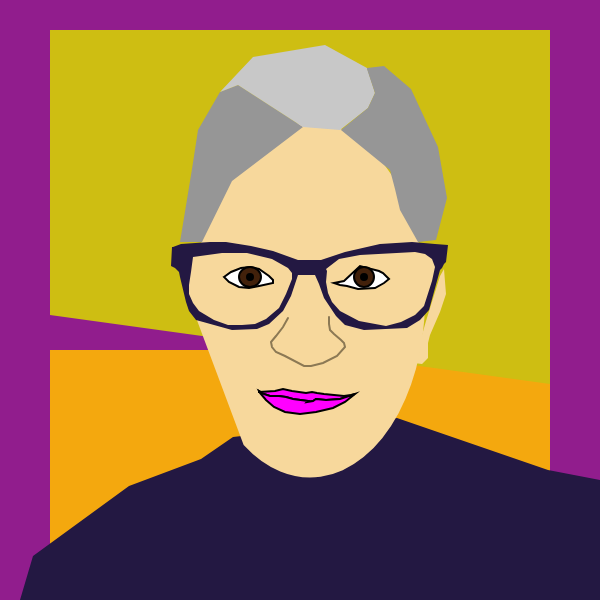
Frame 1 (no input)
Frame 60 (no input): identical to frame 1, image omitted
Frame 120 (the mouse pressed at the canvas centre since frame 60): identical to frame 1, image omitted

The p5.js sketch that drew this single still picture (run headless with seeded random() and noise() and a simulated clock; from frame 60 on, the mouse is pressed at the canvas centre):

// p5.js sketch
// ── sketch.js
/**
* Shauna Cross
* IGME-609: p5.js Demo
*/ 

/**
* setup : Initialization runs once; called automatically
* Summarize code that you add
*/

// Shauna Cross
// IGME-609 Project 1
// Self Portrait
// January 31, 2019


function setup() {
  createCanvas(600, 600);
}

function draw() {
  strokeWeight(0);
  background(145,29,141);
  
// Geometric Background 
  fill(244,168,14);    //Orange Rectangle
  rect(50,350,500,250);

  fill(206,190,18);    // Yellow Quad
  quad(50,30,550,30,550,384,50,315);
  
// Sweater
  fill(35,24,66);
  beginShape();
	vertex(233,437);
	vertex(397,418);
	vertex(548,470);
	vertex(600,480);
	vertex(600,600);
	vertex(20,600);
  vertex(33,556);
  vertex(129,486);
  vertex(201,459);
	endShape(CLOSE);
  
  // Ear
  fill(247,216,156);
  beginShape();
  vertex(444,269);
  vertex(446,294);
  vertex(440,312);
  vertex(430,335);
  vertex(428,343);
  vertex(428,358);
  vertex(422,364);
  vertex(414,363);
  vertex(426,321);
  vertex(440,276);
  endShape(CLOSE);
  
// Face
  fill(247,216,156);
  arc(310,300,230,355,3,2,CHORD);

  
// Hair 
  fill(150);  // dark gray left
  beginShape();
	vertex(220,92);
	vertex(238,85);
	vertex(303,127);
	vertex(232,181);
	vertex(202,242);
	vertex(180,242);
  vertex(192,169);
  vertex(198,130);
	endShape(CLOSE);
  
  fill(200);  // light gray center
  beginShape();
	vertex(220,92);
	vertex(253,57);
	vertex(325,45);
	vertex(367,68);
	vertex(375,93);
	vertex(368,108);
  vertex(340,130);
  vertex(303,127);
  vertex(238,85);
	endShape(CLOSE);
  
	fill(150);  // dark gray right
  beginShape();
	vertex(367,68);
	vertex(384,66);
	vertex(411,89);
	vertex(438,147);
	vertex(447,198);
	vertex(436,240);
  vertex(418,242);
  vertex(400,210);
  vertex(395,189);
  vertex(390,170);  
  vertex(341,130);  
  vertex(368,108);
  vertex(375,93);  
  vertex(367,69);  
	endShape(CLOSE);
  
  
// Glasses
  fill(35,24,66); 
	beginShape();  // Outline of glasses
	vertex(173,247);
	vertex(181,244);
	vertex(210,242);
	vertex(226,242);
	vertex(251,246);
	vertex(273,251);
	vertex(298,260);
	vertex(321,260);
	vertex(345,252);
	vertex(380,244);
	vertex(412,242);
	vertex(435,244);
	vertex(448,245);
	vertex(446,262);
	vertex(444,264);
	vertex(442,268);
	vertex(440,270);
	vertex(429,310);
	vertex(420,320);
	vertex(407,328);
	vertex(364,330);
	vertex(345,325);
	vertex(336,316);
	vertex(324,298);
	vertex(319,284);
	vertex(315,275);
	vertex(298,275);
	vertex(291,296);
	vertex(283,311);
	vertex(269,324);
	vertex(257,329);
	vertex(232,330);
	vertex(196,320);
	vertex(189,311);
	vertex(186,302);
	vertex(180,277);
	vertex(179,272);
	vertex(175,268);
	vertex(171,266);
	vertex(172,247);
	endShape(CLOSE);
  
  fill(247,216,156);
	beginShape();  // Inside left glasses
	vertex(193,257);
	vertex(222,253);
	vertex(247,253);
	vertex(272,259);
	vertex(288,268);
	vertex(292,273);
	vertex(292,279);
	vertex(286,294);
	vertex(279,308);
	vertex(266,319);
	vertex(255,324);
	vertex(242,325);
	vertex(228,325);
	vertex(214,320);
	vertex(199,311);
	vertex(193,303);
	vertex(189,294);
	vertex(189,285);
	vertex(191,272);
	endShape(CLOSE);
  
  fill(247,216,156);
	beginShape();  // Inside right glasses
	vertex(326,269);
	vertex(339,259);
	vertex(360,255);
	vertex(415,252);
	vertex(425,254);
	vertex(432,259);
	vertex(435,267);
	vertex(432,281);
	vertex(424,306);
	vertex(415,315);
	vertex(401,322);
	vertex(386,326);
	vertex(359,321);
	vertex(340,311);
	vertex(332,302);
	vertex(328,293);
	vertex(326,282);
	vertex(327,271);
	endShape(CLOSE);

   
// Eyes
  fill(255);  // left white eye
  strokeWeight(2);
  beginShape();
  vertex(224,277);
  vertex(231,272);
  vertex(241,268);
	vertex(250,267);
  vertex(259,269);
  vertex(269,276);
  vertex(273,280);
  vertex(273,283);
  vertex(259,286);
  vertex(249,288);
  vertex(239,287);
  vertex(229,282);
  endShape(CLOSE);
  
  fill(66,33,11);  // left brown eye
  ellipse(250,277,22,20);
  
  fill(0);  // left pupil
  ellipse(250,277,6);
  
  fill(255); // right white eye
  beginShape();
  vertex(344,281);
  vertex(360,266);
  vertex(379,271);
  vertex(383,273); 
  vertex(389,279);
  vertex(384,283); 
  vertex(375,288);
  vertex(358,289);
  vertex(347,286);
  vertex(340,285);
  vertex(334,283);
  endShape(CLOSE);
  
  fill(66,33,11); //  right brown eye
  ellipse(364,277,20,20);
  
  fill(0); // right pupil
  ellipse(364,277,6);

  
//  Nose
	noFill();
  stroke(140,121,84);
  beginShape();
	vertex(288,318);
	vertex(283,327);
	vertex(276,336);
	vertex(271,342);
	vertex(272,347);
	vertex(276,352);
	vertex(285,356);
	vertex(304,366);
	vertex(311,366);
	vertex(323,363);
	vertex(337,356);
	vertex(345,347);
	vertex(344,343);
	vertex(341,340);
	vertex(334,334);
	vertex(330,330);
	vertex(329,324);
	vertex(329,317);
	endShape();
  
  
// Mouth
  fill(255,0,255);  // Upper lip
  stroke(0);
	beginShape();
	vertex(259,392);
	vertex(275,391);
	vertex(283,389);
	vertex(292,391);
	vertex(306,393);
	vertex(312,392);
	vertex(317,393);
	vertex(324,394);
	vertex(344,396);
	vertex(351,395);
	vertex(355,394); 
	vertex(340,399);
	vertex(326,400);
	vertex(316,399);
	vertex(313,401);
	vertex(307,402);
	vertex(308,401);
	vertex(293,399);
	vertex(286,397);
	vertex(279,396);
	vertex(270,396);
	vertex(264,394);
	vertex(259,391);
	endShape(CLOSE);

  fill(255,0,255);
	beginShape();  // Bottom lip
  vertex(259,391);
  vertex(264,394);
  vertex(270,396);
  vertex(279,396);
  vertex(286,397);
  vertex(293,399);
  vertex(308,401);
  vertex(307,402);
  vertex(313,401);
  vertex(316,399);
  vertex(326,400);
  vertex(340,399);
  vertex(355,394);
  vertex(345,402);
  vertex(333,408);
  vertex(316,412);
  vertex(300,414);
  vertex(285,412);
  vertex(274,407);
  vertex(266,400);
  vertex(260,393);
  endShape(CLOSE);
  
}
